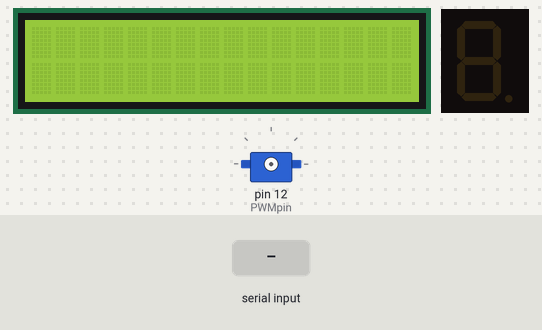
The program below on a simulated Raspberry Pi (header pin numbers). Shown: 16×2 character LCD, servo, 1-digit seven-segment display. The inputs (shaded band) are chosen by the test bench. The segment pins are drawn as the display they are named for; servo angles are drawn from the pulse width (0.5 ms = 0°, 2.5 ms = 180°); what the program prints to the terminal is not drawn. At 6.4 s the program stops and its outputs stay as they are.

Above: at 1.2 s.
1.3 s: "5" typed at the terminal, then Enter
At 1.8 s:
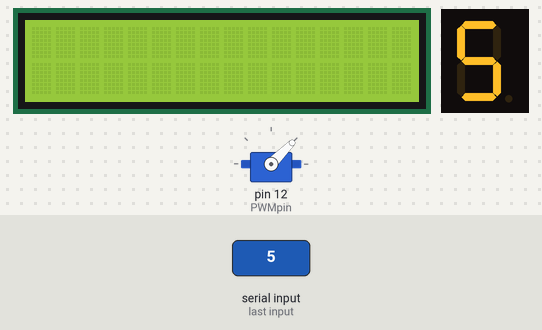
At 4.1 s:
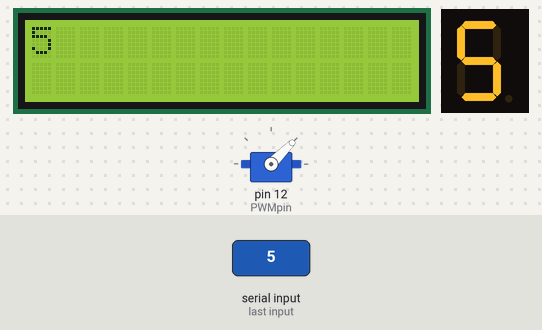
Timing chart, 0 to 5.6 s (numbered marks = the images above; inputs shaded):
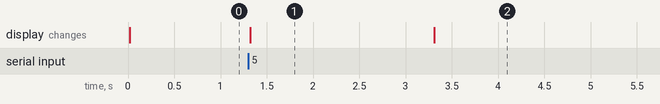

The program:

i2c_moter_fnd.py
```python
import smbus
import time
import RPi.GPIO as GPIO
GPIO.setmode(GPIO.BOARD)
GPIO.setwarnings(False)
# 핀 설정
seg = [11,13,15,19,21,23,29,31] # GPIO pin
GPIO.setup(seg, GPIO.OUT, initial=GPIO.LOW)
fnd = [(1,1,1,1,1,1,0,0), #0
    (0,1,1,0,0,0,0,0), #1
    (1,1,0,1,1,0,1,0), #2
    (1,1,1,1,0,0,1,0), #3
    (0,1,1,0,0,1,1,0), #4
    (1,0,1,1,0,1,1,0), #5
    (1,0,1,1,1,1,1,0), #6
    (1,1,1,0,0,1,0,0), #7
    (1,1,1,1,1,1,1,0), #8
    (1,1,1,1,0,1,1,0)] #9
# Define some device parameters
I2C_ADDR = 0x3f# I2C device address
LCD_WIDTH = 16 # Maximum characters per line
# Define some device constants
LCD_CHR = 1 # Mode - Sending data
LCD_CMD = 0 # Mode - Sending command
LCD_LINE_1 = 0x80 # LCD RAM address for the 1st line
LCD_LINE_2 = 0xC0 # LCD RAM address for the 2nd line
LCD_BACKLIGHT = 0x08 # On
#LCD_BACKLIGHT = 0x00 # Off
ENABLE = 0b00000100 # Enable bit
# Timing constants
E_PULSE = 0.0005
E_DELAY = 0.0005
#Open I2C interface
#bus = smbus.SMBus(0) # Rev 1 Pi uses 0
bus = smbus.SMBus(1) # Rev 2 Pi uses 1
def lcd_init():
    # Initialise display
    lcd_byte(0x33,LCD_CMD) # 110011 Initialise
    lcd_byte(0x32,LCD_CMD) # 110010 Initialise
    lcd_byte(0x06,LCD_CMD) # 000110 Cursor move direction

    lcd_byte(0x0C,LCD_CMD) # 001100 Display On,Cursor Off, Blink Off

    lcd_byte(0x28,LCD_CMD) # 101000 Data length, number of lines, font size

    lcd_byte(0x01,LCD_CMD) # 000001 Clear display
    time.sleep(E_DELAY)
def lcd_byte(bits, mode):
    # Send byte to data pins
    # bits = the data
    # mode = 1 for data and 0 for command
    bits_high = mode | (bits & 0xF0) | LCD_BACKLIGHT
    bits_low = mode | ((bits<<4) & 0xF0) | LCD_BACKLIGHT

# High bits
    bus.write_byte(I2C_ADDR, bits_high)
    lcd_toggle_enable(bits_high)
# Low bits
    bus.write_byte(I2C_ADDR, bits_low)
    lcd_toggle_enable(bits_low)
def lcd_toggle_enable(bits):
# Toggle enable
    time.sleep(E_DELAY)
    bus.write_byte(I2C_ADDR, (bits | ENABLE))
    time.sleep(E_PULSE)
    bus.write_byte(I2C_ADDR,(bits & ~ENABLE))
    time.sleep(E_DELAY)
def lcd_string(message,line):
    # Send string to display
    message = message.ljust(LCD_WIDTH," ")
    lcd_byte(line, LCD_CMD)
    for i in range(LCD_WIDTH):
        lcd_byte(ord(message[i]),LCD_CHR)
def main():
    # Main program block
    # Initialise display
    lcd_init()
    duty_ratio= int(input('Enter Brightness (0 to 100):'))
    MaxDuty= 12
    PWMpin= 12
    num=str(duty_ratio)
    cvtnum=str(num)
    GPIO.setup(PWMpin, GPIO.OUT)
    Servo=GPIO.PWM(PWMpin, 50)
    Servo.start(0)
    if duty_ratio <= MaxDuty:
        GPIO.output(seg,fnd[duty_ratio])
        Servo.ChangeDutyCycle(duty_ratio)
        time.sleep(2)
        lcd_string(cvtnum,LCD_LINE_1)
        time.sleep(3)
        # Send some more text
    if duty_ratio > MaxDuty:
        duty_ratio= 0
        Servo.ChangeDutyCycle(duty_ratio)
        Servo.stop()
        GPIO.cleanup()
if __name__ == '__main__':
    try:
        main()
    except KeyboardInterrupt:
      pass
    finally:
        lcd_byte(0x01, LCD_CMD)
```

Measured:
- after the input at 1.3 s, the display: changes at once (image 1)
- what the display in image 1 shows lasts 2.0 s, from 1.3 s to 3.3 s
